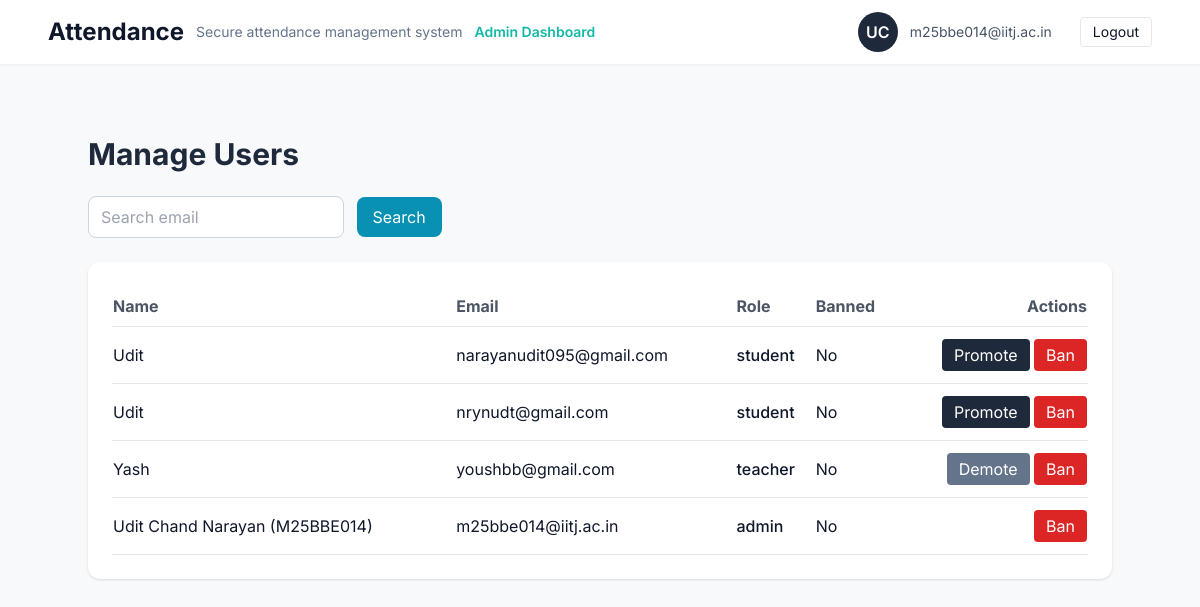
Page /admin/users (signed in) on the committed database.
### app/models.py (models this page shows, shortened)
class User(db.Model, UserMixin):
    __tablename__ = "users"
    id = db.Column(db.Integer, primary_key=True)
    name = db.Column(db.String(200))
    email = db.Column(db.String(255), unique=True, index=True, nullable=False)
    role = db.Column(db.String(50), default="student")   # student | teacher | admin
    is_banned = db.Column(db.Boolean, default=False)
    device_fingerprint = db.Column(db.String(500))
    created_at = db.Column(db.DateTime, default=datetime.utcnow)
    last_login = db.Column(db.DateTime)
    last_active_at = db.Column(db.DateTime)
    attendance_records = db.relationship("AttendanceRecord", backref="student", lazy=True)

### app/admin.py (the view)
@admin_bp.route("/users")
@login_required
@admin_required
def users():
    q = request.args.get("q", "").strip()
    query = User.query.order_by(User.created_at.desc())
    if q:
        query = query.filter(User.email.ilike(f"%{q}%"))
    users = query.all()
    return render_template("admin/users.html", users=users, q=q)

### app/admin.py (called while the page is built)
def admin_required(f):
    @wraps(f)
    def wrapper(*args, **kwargs):
        if not current_user.is_authenticated:
            return redirect(url_for("auth.login"))
        if not (current_user.role == "admin" or current_user.email in current_app.config["ADMINS"]):
            flash("Admin access required", "danger")
            return redirect(url_for("main.dashboard"))
        return f(*args, **kwargs)
    return wrapper

### app/templates/admin/users.html (shortened to what this page needs)
{% extends "base.html" %}
{% block content %}
<div class="max-w-5xl mx-auto py-10">
<h1 class="text-3xl font-bold mb-6 text-slate-800">Manage Users</h1>
<form method="get" class="mb-6">
    <input type="text" name="q" value="{{ q }}"
           placeholder="Search email"
           class="border border-slate-300 px-3 py-2 rounded-lg w-64">
    <button class="bg-cyan-600 text-white px-4 py-2 rounded-lg ml-2">Search</button>
</form>
<div class="bg-white rounded-xl shadow p-6">
<table class="w-full text-left">
    <thead>
        <tr class="border-b text-gray-600">
            <th class="py-2">Name</th>
            <th>Email</th>
            <th>Role</th>
            <th>Banned</th>
            <th class="text-right">Actions</th>
        </tr>
    </thead>
    <tbody>
    {% for u in users %}
        <tr class="border-b">
            <td class="py-3">{{ u.name or "—" }}</td>
            <td>{{ u.email }}</td>
            <td class="font-medium">{{ u.role }}</td>
            <td>{% if u.is_banned %}<span class="text-red-600 font-semibold">Yes</span>{% else %}No{% endif %}</td>
            <td class="py-3 text-right">
                {% if u.role == 'student' %}
                <button class="px-3 py-1 bg-slate-800 text-white rounded promote"
                        data-id="{{ u.id }}">Promote</button>
                {% elif u.role == 'teacher' %}
                <button class="px-3 py-1 bg-slate-500 text-white rounded demote"
                        data-id="{{ u.id }}">Demote</button>
                {% endif %}
                {% if u.is_banned %}
                <button class="px-3 py-1 bg-green-600 text-white rounded unban"
                        data-id="{{ u.id }}">Unban</button>
                {% else %}
                <button class="px-3 py-1 bg-red-600 text-white rounded ban"
                        data-id="{{ u.id }}">Ban</button>
                {% endif %}
            </td>
        </tr>
    {% endfor %}
    </tbody>
</table>
</div>
</div>
{% endblock %}

### app/templates/base.html (shortened to what this page needs)
<!doctype html>
<html>
<head>
  <script src="https://cdn.tailwindcss.com"></script>
</head>
<body>
  <nav class="bg-white shadow-sm">
    <div class="max-w-6xl mx-auto px-6 py-3 flex items-center justify-between">
      <div class="flex items-center space-x-3">
        <div class="text-2xl font-bold">Attendance</div>
        <div class="text-sm text-slate-500">Secure attendance management system</div>
        {% if current_user.is_authenticated and current_user.role == 'admin' %}
          <a href="{{ url_for('admin.index') }}"
             class="ml-6 text-sm font-semibold text-[var(--cyan)] hover:underline">
             Admin Dashboard
          </a>
        {% endif %}
      </div>
      <div>
        {% if current_user.is_authenticated %}
          <div class="flex items-center gap-3">
            <div class="w-10 h-10 bg-[#1E293B] text-white rounded-full flex items-center justify-center font-semibold">
              {{ current_user.name.split(' ')[0][:1] }}{{ (current_user.name.split(' ')[1][:1] if current_user.name.split(' ')|length>1 else '') }}
            </div>
            <div class="text-sm text-slate-600">{{ current_user.email }}</div>
            <a href="{{ url_for('auth.logout') }}"
               class="ml-4 border px-3 py-1 rounded text-sm hover:bg-slate-100">
               Logout
            </a>
          </div>
        {% else %}
          <a href="{{ url_for('auth.login') }}" class="px-4 py-2 btn-primary rounded">Sign in</a>
        {% endif %}
      </div>
    </div>
  </nav>
  <main class="max-w-6xl mx-auto mt-8 px-6">
    {% block content %}{% endblock %}
  </main>
</body>
</html>

### app/templates/base.html (style rules this page uses)
:root { --cyan:#14B8A6; --navy:#1E293B; --danger:#EF4444; }
body { font-family: 'Inter', system-ui, -apple-system, "Segoe UI", Roboto, "Helvetica Neue", Arial; background: #F8F9FA; color: #0F172A; }

### rows in the picture
User: name "U", name "C", email "m25bbe014@iitj.ac.in", name "Udit Chand Narayan (M25BBE014)", role "admin", is_banned "No"
User: name "Udit", email "narayanudit095@gmail.com", role "student", is_banned "No"
User: name "Udit", email "nrynudt@gmail.com", role "student", is_banned "No"
User: name "Yash", email "youshbb@gmail.com", role "teacher", is_banned "No"
